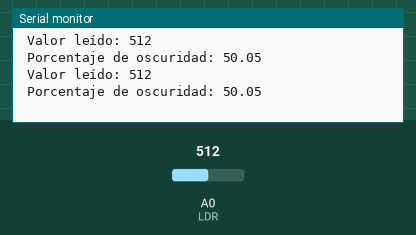
A sketch run on a simulated Arduino Uno, built with avr-gcc and run on an emulated ATmega328P. Parts: the last lines printed to the serial monitor. The test bench sets the inputs (shaded band); at power-on: A0 (LDR) = 512.

Above: at 1.8 s.
1.9 s: A0 (LDR) set to 716
At 2.8 s:
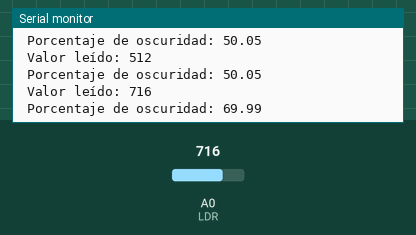
3.4 s: A0 (LDR) set to 900
At 4.8 s:
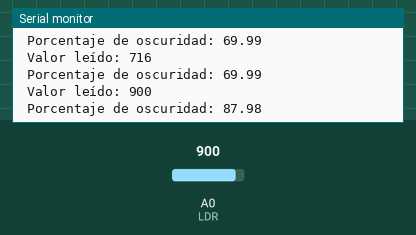
Timing chart, 0 to 6.4 s (numbered marks = the images above; inputs shaded):
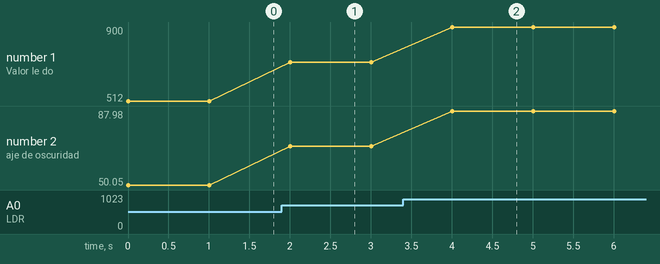

The sketch:

LDR.INO
```cpp
/*
 Lee el valor de luz mediante una LDR.


*/


#define LDR A0


// Configuramos la palca
void setup() {
 // LDR.
 pinMode(LDR, INPUT);
  Serial.begin(115200);
}


// the loop function runs over and over again forever
void loop() {
  int valor;
 float porcentaje;


 valor = analogRead(LDR);


 Serial.print("\n Valor leído: ");
 Serial.print(valor);


 porcentaje=100.0*((float)valor)/1023.0;


 Serial.print("\n Porcentaje de oscuridad: ");
 Serial.print(porcentaje);


 delay(1000);
}
```

Measured:
- after the input at 1.9 s, the serial monitor: prints a new line after 0.10 s (image 1)
- after the input at 3.4 s, the serial monitor: prints a new line after 0.60 s (image 2)
- plotted number 1: 512 → 716 after the input at 1.9 s, 716 → 900 after the input at 3.4 s
- plotted number 2: 50.05 → 69.99 after the input at 1.9 s, 69.99 → 87.98 after the input at 3.4 s
